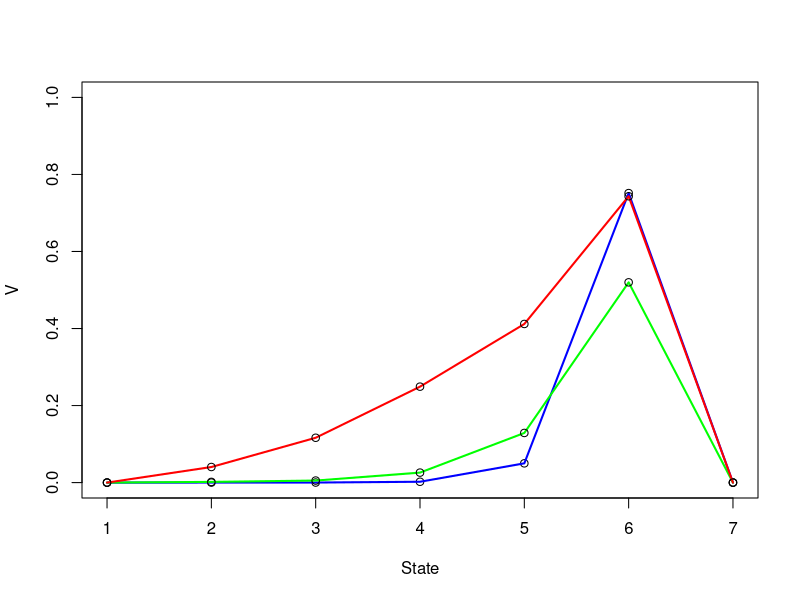
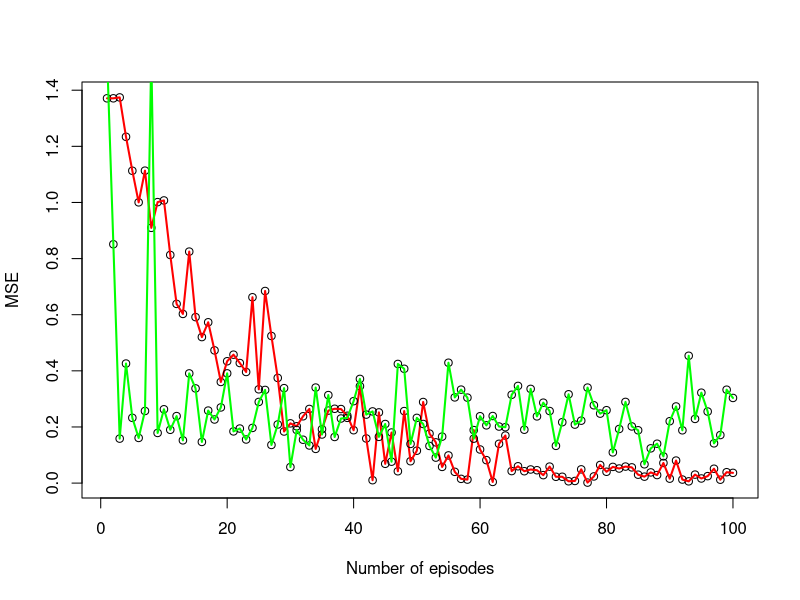

Reproduce these figures in R, in order.
## ---- chunk 1
TD_learn <- function(begin_state, reward_mat, alpha, gamma, episodes)
{
  values <- integer(length(reward_mat))
  for(i in 1:episodes)
  {
    current_state = begin_state
    while(current_state != 1 && current_state != length(reward_mat))
    {
      if(rbinom(1, 1, 0.5) == 0)
      {
        next_state = current_state - 1
      }
      else
      {
        next_state  = current_state + 1
      }
      delta = reward_mat[next_state] + gamma*values[next_state] - values[current_state]
      values[current_state] = values[current_state] + alpha*delta
      current_state = next_state
    }
  }
  return(values)
}
begin_state = 4
reward_mat = c(0, 0, 0, 0, 0, 0, 1)
alpha = 0.1
gamma = 1
episodes = 100

TD_learn(begin_state, reward_mat, alpha, gamma, episodes)
## ---- chunk 2
begin_state = 4
reward_mat = c(0, 0, 0, 0, 0, 0, 1)
alpha = 0.1
episodes = 100

gamma = 0.1
data2 = TD_learn(begin_state, reward_mat, alpha, gamma, episodes)
plot(seq(1, length(reward_mat)), data2, xlab = "State", ylab = "V", ylim =c(0, 1))
lines(seq(1, length(reward_mat)), data2, col="blue",lwd=2)

gamma = 0.5
data1 = TD_learn(begin_state, reward_mat, alpha, gamma, episodes)
lines(seq(1, length(reward_mat)), data1, col="green",lwd=2)
points(seq(1, length(reward_mat)), data1, col="black")

gamma = 0.9
data3 = TD_learn(begin_state, reward_mat, alpha, gamma, episodes)
lines(seq(1, length(reward_mat)), data3, col="red",lwd=2)
points(seq(1, length(reward_mat)), data3, col="black")
## ---- chunk 3
MSE <-function(v, expected_v)
{
  v_diff = v-expected_v
  return(sum(v_diff*v_diff))
}

begin_state = 4
reward_mat = c(0, 0, 0, 0, 0, 0, 1)
alpha = 0.1
gamma = 1
episodes = 100

data = TD_learn(begin_state, reward_mat, alpha, gamma, episodes)
expected_data = c(0, 1/6, 2/6, 3/6, 4/6, 5/6, 0)
MSE(data, expected_data)
## ---- chunk 4
TD_MSE <- function(begin_state, reward_mat, alpha, gamma, episodes, expected_v)
{
  MSE = numeric(episodes)
  for(i in 1:episodes)
  {
    v = TD_learn(begin_state, reward_mat, alpha, gamma, i)
    MSE[i] = MSE(v, expected_v)
  }
  return(MSE)
}

begin_state = 4
reward_mat = c(0, 0, 0, 0, 0, 0, 1)
alpha = 0.1
gamma = 1
episodes = 100
expected_data = c(0, 1/6, 2/6, 3/6, 4/6, 5/6, 0)

data1 = TD_MSE(begin_state, reward_mat, alpha, gamma, episodes, expected_data)
plot(seq(1, episodes), data1, xlab = "Number of episodes", ylab = "MSE")
lines(seq(1, episodes), data1, col="red",lwd=2)

alpha = 0.7
data2 = TD_MSE(begin_state, reward_mat, alpha, gamma, episodes, expected_data)
points(seq(1, episodes), data2, xlab = "Number of episodes", ylab = "MSE")
lines(seq(1, episodes), data2, col="green",lwd=2)
## ---- chunk 5

## ---- chunk 6

